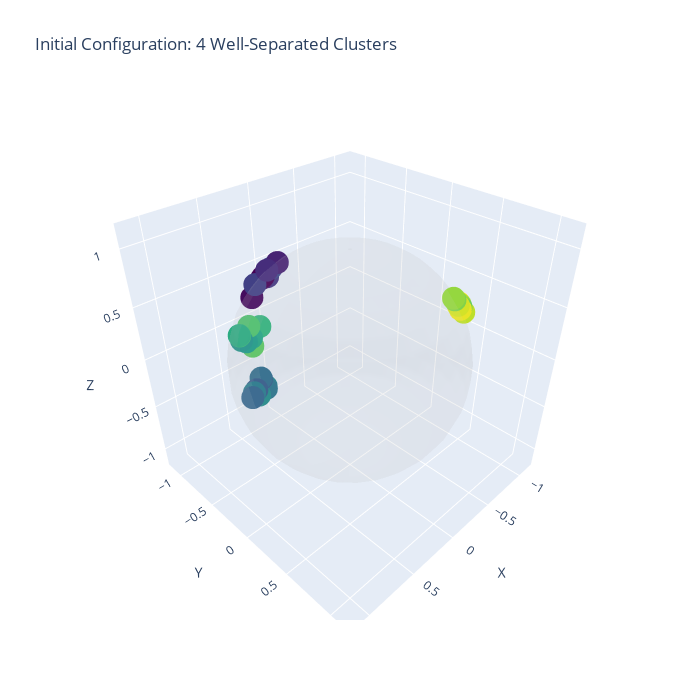

Notebook cell for this chart:
### Markdown cell above
---

## 1. What is Metastability?

### The Phenomenon

**Metastability** = the system spends a long time in intermediate states before reaching final equilibrium.

In attention dynamics:
- **Fast**: Tokens within a local region cluster quickly (time ~ β)
- **Slow**: Different clusters merge slowly (time ~ exp(β))

This creates a **separation of timescales**:
- $T_1 \sim \beta$ : Intra-cluster dynamics
- $\log T_2 \sim \beta$ : Inter-cluster dynamics

### The Metastable Window

For time $t \in [T_1, T_2]$:
- Local clusters have formed
- But they haven't merged yet
- **This is where useful semantic structure lives!**

### Code cell
# Demonstrate metastability with clustered initialization

# Create initial configuration with 4 distinct clusters
n_clusters = 4
n_per_cluster = 8
d = 3
spread = 0.12  # Tight initial clusters

X0 = clustered_initialization(n_clusters, n_per_cluster, d, spread=spread, seed=42)

# Show initial configuration
print(f"Initial configuration: {n_clusters} clusters, {n_per_cluster} particles each")
print(f"Total particles: {len(X0)}")

# Visualize initial state
fig = plot_sphere_3d(X0, title="Initial Configuration: 4 Well-Separated Clusters")
fig.show()

### Figure 1 — Plotly figure (JSON) as saved in the notebook; plotly's stock layout.template omitted (floating-point values rounded to 4 significant figures; data arrays with more than 128 entries replaced by an {"elided": "..."} marker saying what was removed)
{"data": [{"colorscale": [[0, "lightgray"], [1, "lightgray"]], "name": "Sphere", "opacity": 0.1, "showscale": false, "type": "surface", "x": {"elided": "20x30 float values"}, "y": {"elided": "20x30 float values"}, "z": {"elided": "20x30 float values"}}, {"marker": {"color": [0, 1, 2, 3, 4, 5, 6, 7, 8, 9, 10, 11, 12, 13, 14, 15, 16, 17, 18, 19, 20, 21, 22, 23, 24, 25, 26, 27, 28, 29, 30, 31], "colorscale": [[0, "#440154"], [0.1111, "#482878"], [0.2222, "#3e4989"], [0.3333, "#31688e"], [0.4444, "#26828e"], [0.5556, "#1f9e89"], [0.6667, "#35b779"], [0.7778, "#6ece58"], [0.8889, "#b5de2b"], [1, "#fde725"]], "opacity": 1, "size": 8}, "mode": "markers", "name": "Particles", "type": "scatter3d", "x": [0.2312, 0.2977, 0.2387, 0.1341, 0.2555, 0.1452, 0.3293, 0.174, 0.3258, 0.4361, 0.5313, 0.3265, 0.3184, 0.4823, 0.3098, 0.434, 0.4447, 0.3774, 0.3013, 0.4728, 0.1756, 0.467, 0.3204, 0.3056, -0.6279, -0.5412, -0.5301, -0.6667, -0.6658, -0.5511, -0.5521, -0.7404], "y": [-0.789, -0.8852, -0.8008, -0.7115, -0.6986, -0.8447, -0.7778, -0.7475, -0.8269, -0.7574, -0.6932, -0.8303, -0.7752, -0.7314, -0.7886, -0.727, -0.8956, -0.9231, -0.9503, -0.8793, -0.984, -0.8829, -0.9459, -0.9384, 0.5986, 0.5945, 0.5881, 0.5619, 0.6049, 0.6238, 0.6458, 0.5001], "z": [0.5693, 0.3574, 0.5494, 0.6898, 0.6684, 0.5152, 0.5353, 0.641, -0.4584, -0.486, -0.4871, -0.4517, -0.5455, -0.4821, -0.5312, -0.532, -0.01415, -0.07342, -0.07792, 0.0572, -0.03021, 0.04832, 0.05181, -0.1611, 0.4974, 0.5948, 0.6108, 0.4897, 0.4367, 0.5542, 0.5273, 0.4491]}], "layout": {"height": 700, "scene": {"aspectmode": "cube", "xaxis": {"range": [-1.2, 1.2], "title": {"text": "X"}}, "yaxis": {"range": [-1.2, 1.2], "title": {"text": "Y"}}, "zaxis": {"range": [-1.2, 1.2], "title": {"text": "Z"}}}, "title": {"text": "Initial Configuration: 4 Well-Separated Clusters"}, "width": 700}}
